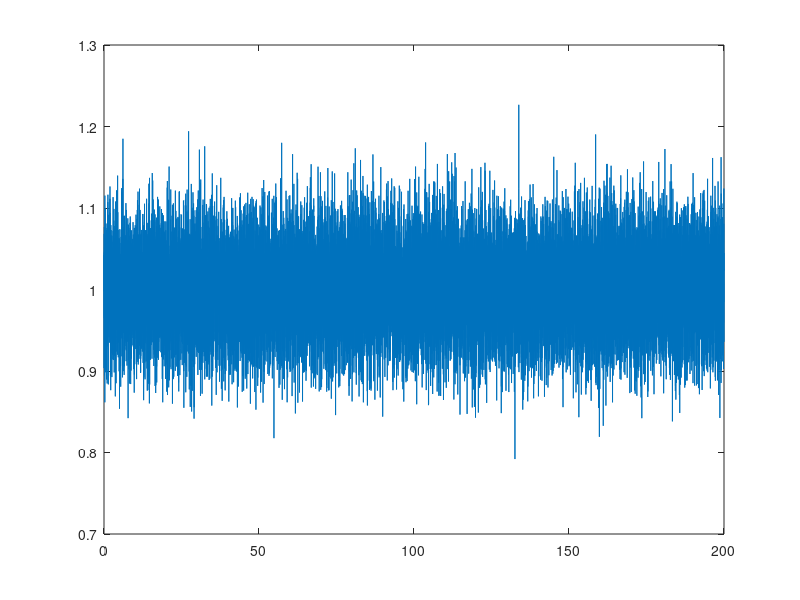
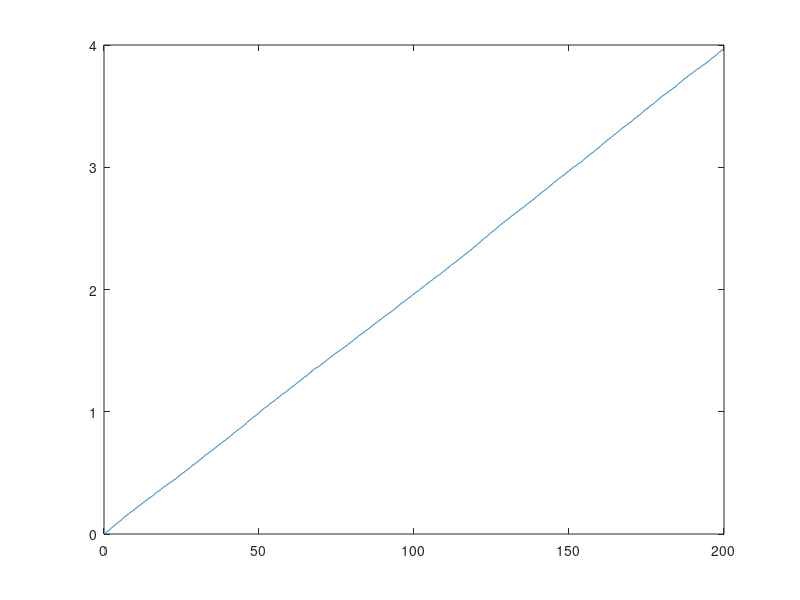
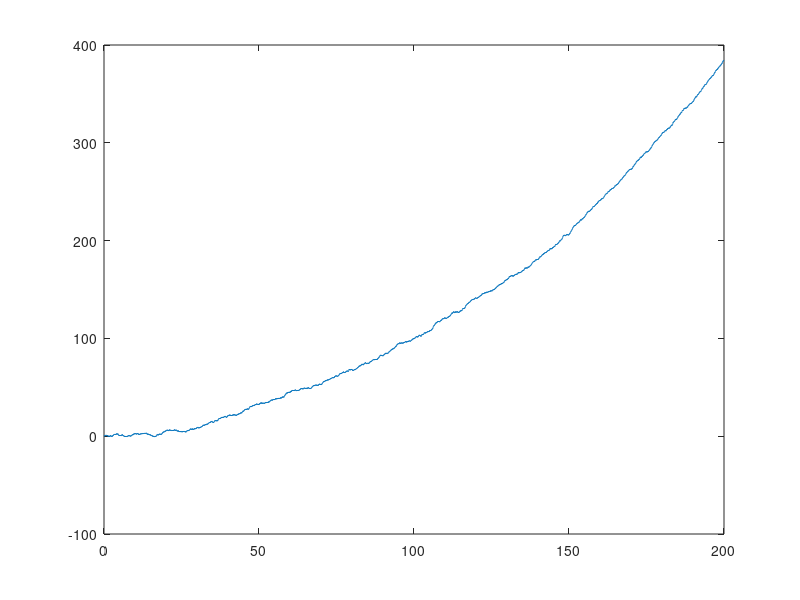
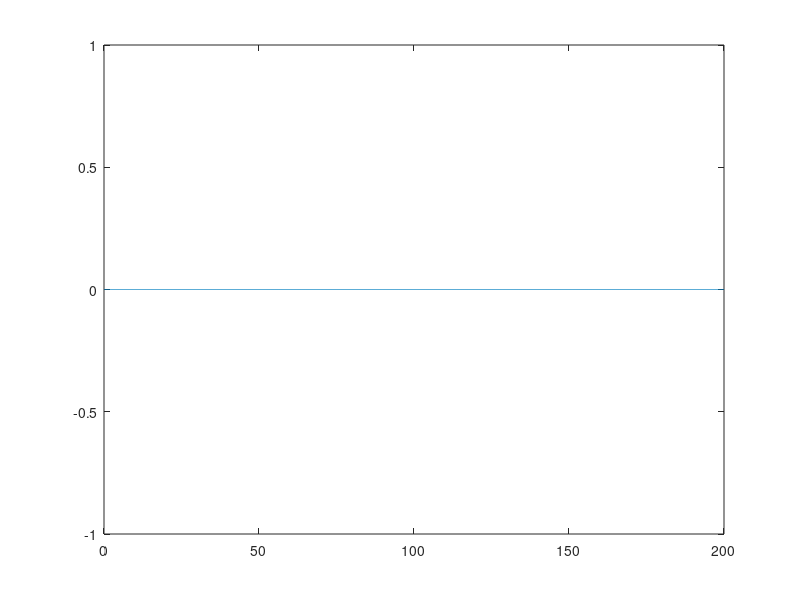

MATLAB code for these plots, in order:
mass = 50;
tf = 200;
dt = 0.01;
nt = tf/dt;

time = [0:dt:tf-dt];
T = ones(nt,1) + 0.05*randn([nt,1]);
S = zeros(nt,1);
Vx = zeros(nt,1);
Vy = zeros(nt,1);
X = zeros(nt,1);
Y = zeros(nt,1);
% size(time)
% size(T)
% size(V)
for ii = 2:nt
    Vx(ii) = Vx(ii-1) + (T(ii) + 1*randn())/mass*dt;
    Vy(ii) = Vy(ii-1) + (S(ii-1))*dt;
    X(ii) = X(ii-1) + Vx(ii)*dt + 0.1*randn();
    Y(ii) = Y(ii-1) + Vy(ii)*dt;
end

figure;plot(time,T);
figure; plot(time,Vx);
figure;plot(time,X);
figure;plot(time,Y);
